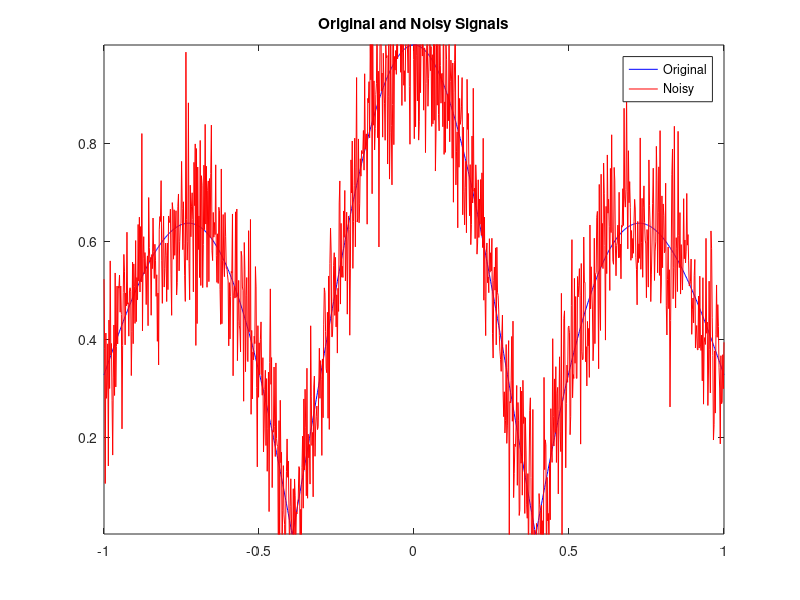

Here is the MATLAB script that generated this plot: (Note: this script raises an error after producing the figure.)
clear; close all; clc
% Define the smooth sine wave signal
N = 1000; % Number of samples
x = linspace(-1, 1, N);
f = sqrt(cos(4*x).^2) ./ (1 + x.^2); % Original function

% Add Gaussian noise
epsilon = 0.1; % Noise level
noise = epsilon * randn(size(f)); % Gaussian noise
f_noisy = f + noise; % Noisy signal

% Plot the noisy signal
figure;
plot(x, f, 'b', x, f_noisy, 'r'); legend('Original', 'Noisy');
title('Original and Noisy Signals');
ylim([min(f) max(f)])

% Wavelet decomposition
waveletName = 'db4';
level = 4; % decomposition level 
[C, L] = wavedec(f_noisy, level, waveletName);

% Define threshold
delta = epsilon * sqrt(2*log(N));

% Hard thresholding:  sets coefficients smaller than delta to 0
C_hard = C .* (abs(C) >= delta);

% Soft thresholding: shrinks coefficients by delta while retaining the sign
C_soft = sign(C) .* max(abs(C) - delta, 0);

% Reconstruct signals
f_hard = waverec(C_hard, L, waveletName);
f_soft = waverec(C_soft, L, waveletName);

% Behaviour near edges?

% f_hard: Abrupt changes in coefficients can lead to 
% artifacts near discontinuities

% f_soft: Smoother transitions help preserve features 
% near edges without introducing significant artifacts.

% Plot the results
figure;
plot(x, f, 'b', x, f_hard, 'g', x, f_soft, 'm');
legend('Original', 'Hard Thresholding', 'Soft Thresholding');
title('Denoised Signals');
ylim([min(f) max(f)])

% Compute MSE
mse_noisy = mean((f - f_noisy).^2);
mse_hard = mean((f - f_hard).^2);
mse_soft = mean((f - f_soft).^2);

% Display results
fprintf('MSE (noisy signal): %.4f\n', mse_noisy);
fprintf('MSE (Hard Thresholding): %.4f\n', mse_hard);
fprintf('MSE (Soft Thresholding): %.4f\n', mse_soft);




